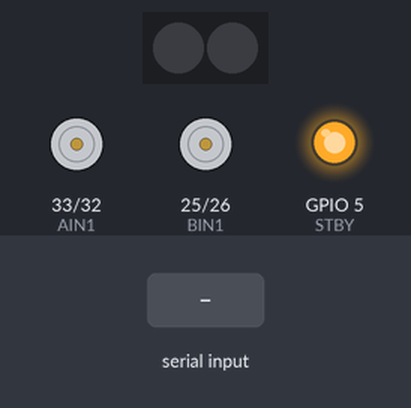
A sketch run on a simulated ESP32. Shown: 2 RGB LEDs in strip order, left to right, motor-driver pin pairs drawn as motors (green arrow = first pin HIGH = forward, orange = second pin HIGH = backward, longer = more drive, scaled by the enable pin, stopped while the standby pin is LOW), output pins drawn as LEDs (lit = HIGH). The test bench sets the inputs (shaded band). Nothing arrives over Bluetooth unless stated.

Above: at 1.2 s.
1.3 s: "F" received over the second serial link
At 1.9 s:
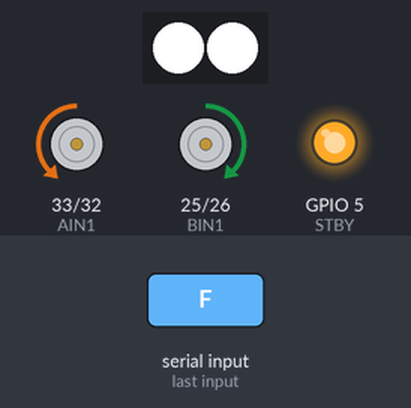
2.8 s: "B" received over the second serial link
At 4.0 s:
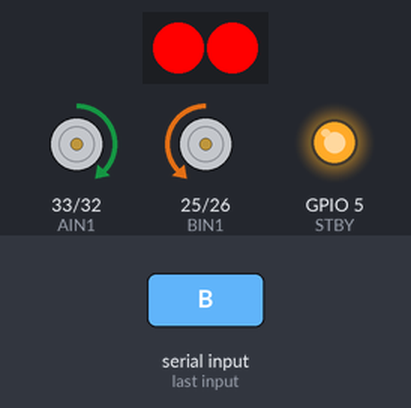
4.3 s: "L" received over the second serial link
At 5.4 s:
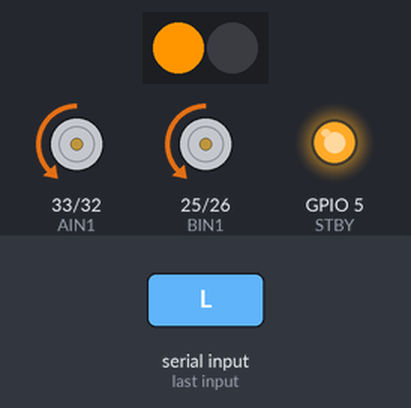
5.8 s: "R" received over the second serial link
At 6.5 s:
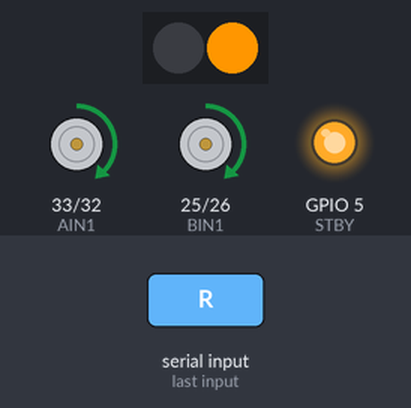
Timing chart, 0 to 8.3 s (numbered marks = the images above; inputs shaded):
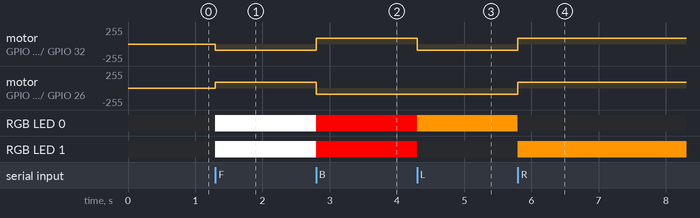

The sketch:

arduinoCode.ino
```cpp
#include <Adafruit_NeoPixel.h>
#include <BluetoothSerial.h>

// ESP32 내장 블루투스 시리얼 객체
BluetoothSerial SerialBT;

// 핀 번호 설정 (기존 실습 코드 반영)
const int PWMA = 19;
const int PWMB = 18;
const int AIN1 = 33;
const int AIN2 = 32;
const int BIN1 = 25;
const int BIN2 = 26;
const int STBY = 5;
const int LED_PIN = 27;
const int LED_COUNT = 2; // 네오픽셀 개수
const int motorSpeed = 90;

Adafruit_NeoPixel strip(LED_COUNT, LED_PIN, NEO_GRB + NEO_KHZ800);

int pins[] = {PWMA, PWMB, AIN1, AIN2, BIN1, BIN2, STBY};

// 모터 제어 기본 함수
void motor(int leftSpeed, int rightSpeed, int a1, int a2, int b1, int b2){
  analogWrite(PWMA, leftSpeed);
  analogWrite(PWMB, rightSpeed);
  digitalWrite(AIN1, a1);
  digitalWrite(AIN2, a2);
  digitalWrite(BIN1, b1);
  digitalWrite(BIN2, b2);
}

// 이동 함수 정의
void forward(){
  motor(motorSpeed, motorSpeed, LOW, HIGH, HIGH, LOW);
}

void backward(){
  motor(motorSpeed, motorSpeed, HIGH, LOW, LOW, HIGH);
}

void left(){
  motor(motorSpeed, motorSpeed, LOW, HIGH, LOW, HIGH);
}

void right(){
  motor(motorSpeed, motorSpeed, HIGH, LOW, HIGH, LOW);
}

void stopMotor(){
  motor(0, 0, LOW, LOW, LOW, LOW);
}

// 네오픽셀 색상 제어 함수
void setLEDs(uint32_t color0, uint32_t color1) {
  strip.setPixelColor(0, color0);
  strip.setPixelColor(1, color1);
  strip.show();
}

void setup(){
  // 핀 모드 설정 및 STBY 활성화
  for(int i = 0; i < 7; i++) pinMode(pins[i], OUTPUT);
  digitalWrite(STBY, HIGH);

  // 네오픽셀 초기화
  strip.begin();
  strip.show();

  // 블루투스 시작 (앱인벤터에서 검색될 이름 설정)
  SerialBT.begin("ESP32-johan");
}

void loop(){
  // 앱인벤터로부터 블루투스 데이터가 들어왔는지 확인
  if (SerialBT.available()) {
    char cmd = SerialBT.read();

    // 색상 정의
    uint32_t WHITE  = strip.Color(255, 255, 255); // 전조등
    uint32_t RED    = strip.Color(255, 0, 0);     // 후미등
    uint32_t YELLOW = strip.Color(255, 150, 0);   // 방향지시등
    uint32_t OFF    = strip.Color(0, 0, 0);       // 소등

    // 명령에 따른 모터 및 네오픽셀 동시 제어
    switch (cmd) {
      case 'F': // 전진
        forward();
        setLEDs(WHITE, WHITE);
        break;

      case 'B': // 후진
        backward();
        setLEDs(RED, RED);
        break;

      case 'L': // 좌회전
        left();
        setLEDs(YELLOW, OFF);
        break;

      case 'R': // 우회전
        right();
        setLEDs(OFF, YELLOW);
        break;

      case 'S': // 정지
        stopMotor();
        setLEDs(OFF, OFF);
        break;
    }
  }
}
```

Measured:
- after the input at 1.3 s, motor on GPIO 33 (AIN1) / GPIO 32 (AIN2): stopped → backward 90/255 at once; motor on GPIO 25 (BIN1) / GPIO 26 (BIN2): stopped → forward 90/255 at once; RGB LED 0, RGB LED 1: off → RGB(255, 255, 255) at once
- after the input at 2.8 s, motor on GPIO 33 (AIN1) / GPIO 32 (AIN2): backward 90/255 → forward 90/255 at once; motor on GPIO 25 (BIN1) / GPIO 26 (BIN2): forward 90/255 → backward 90/255 at once; RGB LED 0, RGB LED 1: RGB(255, 255, 255) → RGB(255, 0, 0) at once
- after the input at 4.3 s, motor on GPIO 33 (AIN1) / GPIO 32 (AIN2): forward 90/255 → backward 90/255 at once; RGB LED 0: RGB(255, 0, 0) → RGB(255, 150, 0) at once; RGB LED 1: RGB(255, 0, 0) → off at once
- after the input at 5.8 s, motor on GPIO 33 (AIN1) / GPIO 32 (AIN2), motor on GPIO 25 (BIN1) / GPIO 26 (BIN2): backward 90/255 → forward 90/255 at once; RGB LED 0: RGB(255, 150, 0) → off at once; RGB LED 1: off → RGB(255, 150, 0) at once
